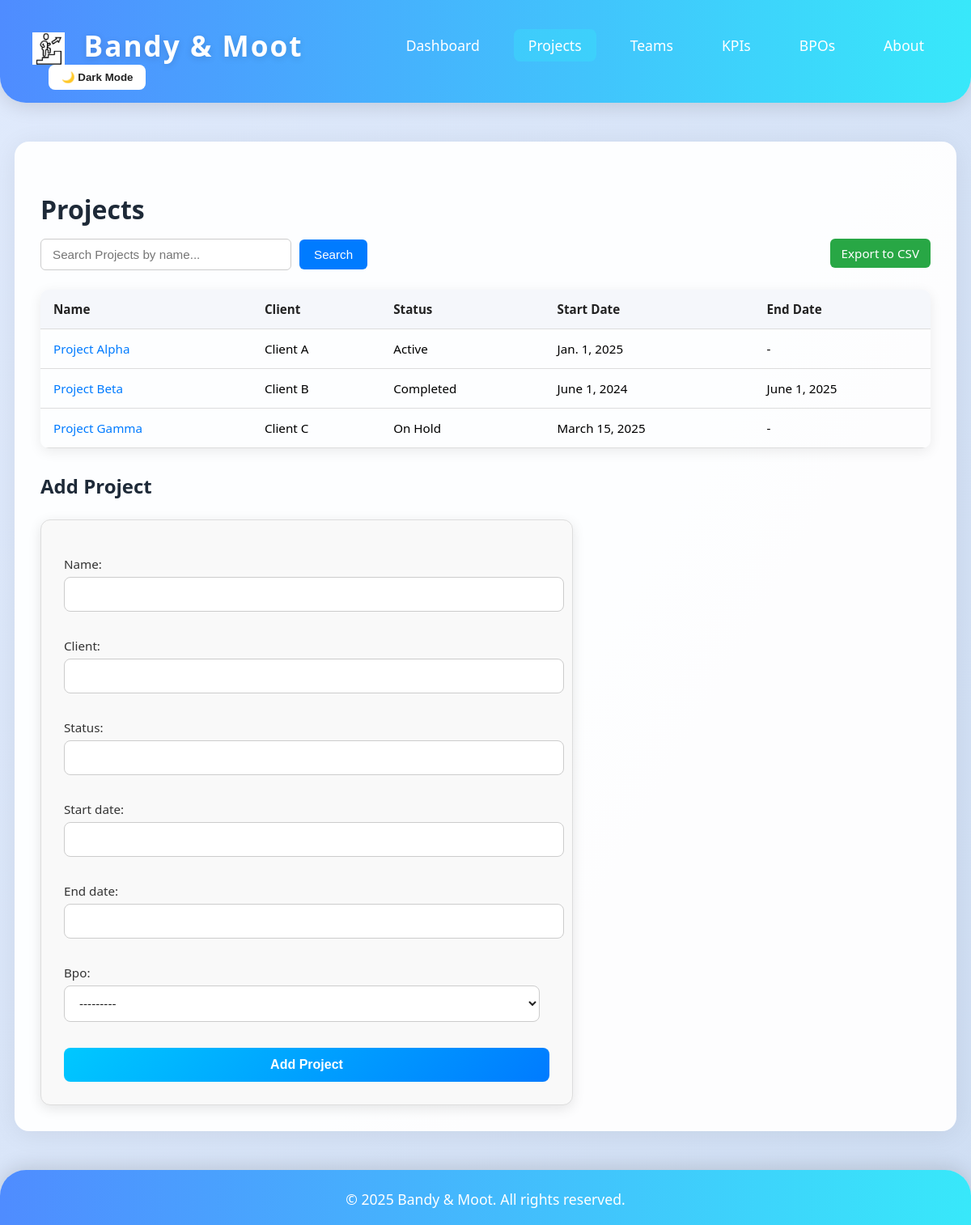
The app's page /projects/, older data.
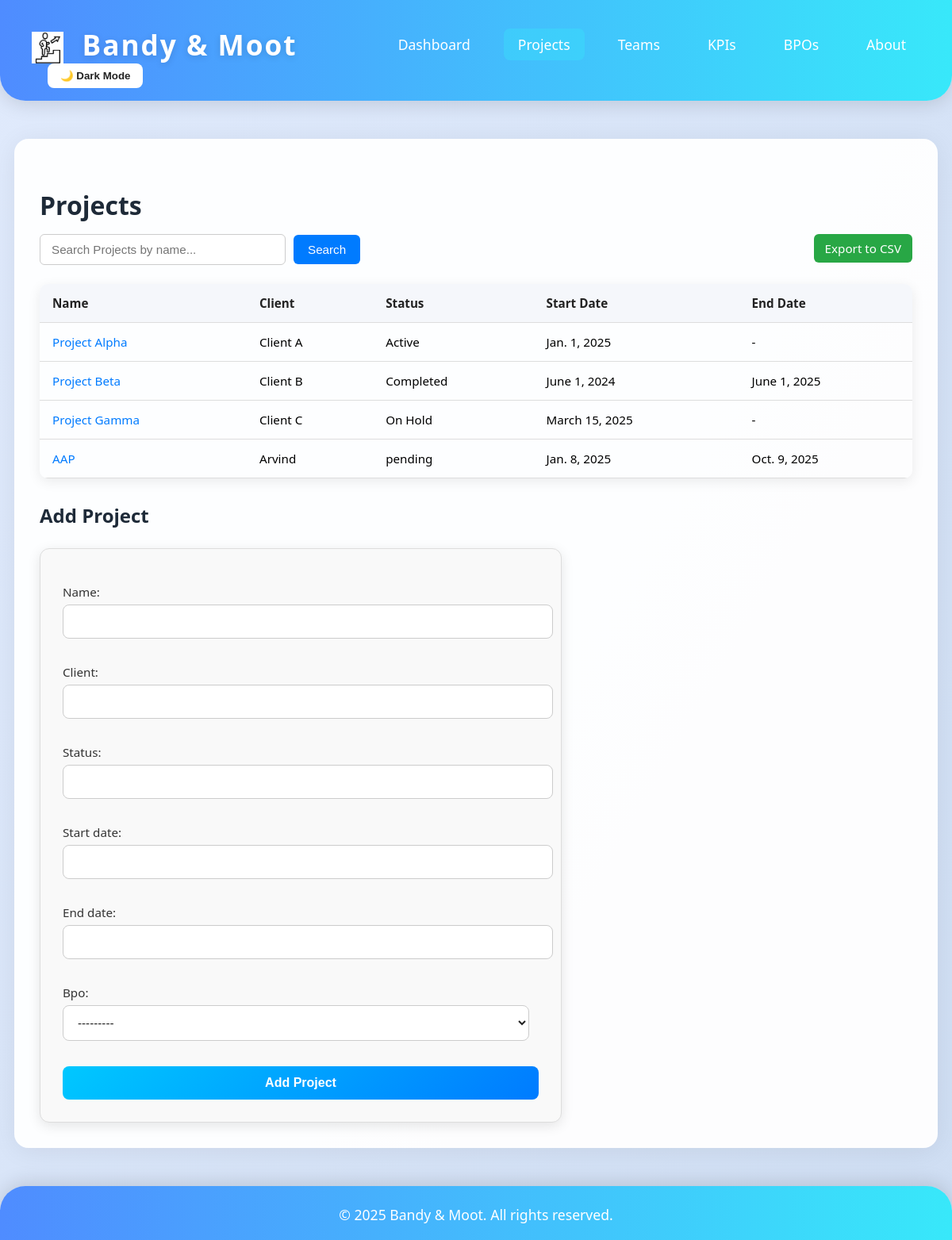
The same page, newer data.
### dashboard/models.py (models this page shows, shortened)
class Project(models.Model):
	name = models.CharField(max_length=100)
	client = models.CharField(max_length=100)
	status = models.CharField(max_length=50)
	start_date = models.DateField()
	end_date = models.DateField(null=True, blank=True)
	bpo = models.ForeignKey(BPO, on_delete=models.SET_NULL, null=True, blank=True)

class BPO(models.Model):
	name = models.CharField(max_length=100)
	description = models.TextField(blank=True)
	def __str__(self):
		return self.name

### dashboard/views.py (the view, shortened to what this page needs)
# urls.py: path('projects/', views.projects_list, name='projects_list'),
def projects_list(request):
    query = request.GET.get('q', '')
    projects = Project.objects.all()
    if query:
        projects = projects.filter(name__icontains=query)
    if request.method == 'POST':
        form = ProjectForm(request.POST)
        if form.is_valid():
            form.save()
            messages.success(request, 'Project added successfully!')
    else:
        form = ProjectForm()
    return render(request, 'dashboard/projects_list.html', {'projects': projects, 'form': form, 'query': query})

### dashboard/forms.py
class ProjectForm(forms.ModelForm):
    class Meta:
        model = Project
        fields = ['name', 'client', 'status', 'start_date', 'end_date', 'bpo']

### dashboard/templates/dashboard/projects_list.html (shortened to what this page needs)
{% extends 'dashboard/base.html' %}
{% block content %}
<h1>Projects</h1>
<a href="?export=csv" class="export-btn">Export to CSV</a>
<form method="get" class="search-form">
    <input type="text" name="q" value="{{ query }}" placeholder="Search Projects by name...">
    <button type="submit">Search</button>
</form>
<table>
    <tr>
        <th>Name</th>
        <th>Client</th>
        <th>Status</th>
        <th>Start Date</th>
        <th>End Date</th>
    </tr>
    {% for project in projects %}
    <tr>
        <td><a href="/projects/{{ project.id }}/">{{ project.name }}</a></td>
        <td>{{ project.client }}</td>
        <td>{{ project.status }}</td>
        <td>{{ project.start_date }}</td>
        <td>{{ project.end_date|default:'-' }}</td>
    </tr>
    {% empty %}
    <tr><td colspan="5">No projects found.</td></tr>
    {% endfor %}
</table>
<h2>Add Project</h2>
<form method="post" class="project-form">
    {{ form.as_p }}
    <button type="submit">Add Project</button>
</form>
{% endblock %}

### dashboard/templates/dashboard/base.html (shortened to what this page needs)
<!DOCTYPE html>
<html>
<head>
    {% load static %}
</head>
<body>
    <div class="header">
        <div class="brand">
            <img src="{% static 'dashboard/logo.jpg' %}" alt="" style="height:40px;vertical-align:middle;margin-right:12px;">
            Bandy & Moot
        </div>
        <nav class="nav">
            <a href="/" class="{% if request.path == '/' %}active{% endif %}">Dashboard</a>
            <a href="/projects/" class="{% if '/projects' in request.path %}active{% endif %}">Projects</a>
            <a href="/teams/" class="{% if '/teams' in request.path %}active{% endif %}">Teams</a>
            <a href="/kpis/" class="{% if '/kpis' in request.path %}active{% endif %}">KPIs</a>
            <a href="/bpos/" class="{% if '/bpos' in request.path %}active{% endif %}">BPOs</a>
            <a href="/about/" class="{% if request.path == '/about/' %}active{% endif %}">About</a>
        </nav>
        <button id="darkModeToggle" style="margin-left:20px;padding:8px 16px;border-radius:8px;border:none;background:#fff;color:#222;cursor:pointer;font-weight:600;">🌙 Dark Mode</button>
    </div>
    <div class="container">
        {% block content %}{% endblock %}
    </div>
    <div class="footer">
        &copy; 2025 Bandy & Moot. All rights reserved.
    </div>
</body>
</html>

### dashboard/templates/dashboard/base.html (style rules this page uses)
body { font-family: 'Segoe UI', Arial, sans-serif; margin: 0; background: linear-gradient(120deg, #e0eafc 0%, #cfdef3 100%); min-height: 100vh; transition: background 0.3s, color 0.3s; }
.header { background: linear-gradient(90deg, #4f8cff 0%, #38e8fa 100%); color: #fff; padding: 32px 40px 16px 40px; display: flex; align-items: center; justify-content: space-between; border-bottom-left-radius: 32px; border-bottom-right-radius: 32px; box-shadow: 0 4px 24px #0002; flex-wrap: wrap; }
.brand { font-size: 2.2rem; font-weight: bold; letter-spacing: 2px; text-shadow: 0 2px 8px #0002; }
.nav { display: flex; gap: 24px; }
.nav a { color: #fff; text-decoration: none; font-size: 1.1rem; font-weight: 500; padding: 8px 18px; border-radius: 8px; transition: background 0.2s; }
.nav a:hover, .nav a.active { background: #38e8fa55; }
.container { max-width: 1100px; margin: 48px auto 0 auto; background: rgba(255,255,255,0.95); border-radius: 18px; box-shadow: 0 4px 32px #0001; padding: 40px 32px 32px 32px; }
.footer { background: linear-gradient(90deg, #4f8cff 0%, #38e8fa 100%); color: #fff; text-align: center; font-size: 1.1rem; margin-top: 48px; padding: 24px 0 20px 0; border-top-left-radius: 32px; border-top-right-radius: 32px; box-shadow: 0 -4px 24px #0002; }

### dashboard/templates/dashboard/projects_list.html (style rules this page uses)
h1, h2 { color: #1e2a38; margin-bottom: 15px; }
a { color: #007bff; text-decoration: none; }
.export-btn { float: right; padding: 8px 14px; background: #28a745; color: white; border-radius: 6px; text-decoration: none; font-size: 0.95rem; font-weight: 500; transition: background 0.3s ease; }
.search-form { margin-bottom: 24px; display: flex; align-items: center; flex-wrap: wrap; gap: 10px; }
.search-form input[type="text"] { padding: 10px 14px; border-radius: 6px; border: 1px solid #ccc; background: #fff; color: #222; width: 280px; font-size: 0.95rem; transition: all 0.3s ease; }
.search-form button { padding: 10px 18px; border: none; background: #007bff; color: white; border-radius: 6px; cursor: pointer; font-size: 0.95rem; font-weight: 500; transition: background 0.3s ease; }
table { width: 100%; border-collapse: collapse; margin-bottom: 30px; border-radius: 10px; overflow: hidden; box-shadow: 0 4px 16px rgba(0,0,0,0.08); }
th, td { padding: 14px 16px; border-bottom: 1px solid #ddd; text-align: left; font-size: 0.95rem; }
th { background: #f5f7fb; color: #222; font-weight: 600; }
.project-form { background: #f9f9f9; border: 1px solid #ddd; padding: 28px; border-radius: 12px; max-width: 600px; margin-top: 25px; box-shadow: 0 4px 16px rgba(0,0,0,0.1); }
.project-form label { display: block; margin-bottom: 6px; color: #333; font-size: 0.95rem; font-weight: 500; }
.project-form input, .project-form select, .project-form textarea { width: 98%; padding: 12px 14px; margin-bottom: 16px; border-radius: 8px; border: 1px solid #ccc; background: #fff; color: #222; font-size: 0.95rem; transition: all 0.3s ease; }
.project-form button { width: 100%; padding: 12px; background: linear-gradient(135deg, #00c8ff, #007bff); border: none; border-radius: 8px; color: white; font-size: 1rem; font-weight: 600; cursor: pointer; transition: all 0.3s ease; }

Row changes from the older to the newer data that the page shows:
added Project: name "AAP", client "Arvind", status "pending", start_date "Jan. 8, 2025", end_date "Oct. 9, 2025"
